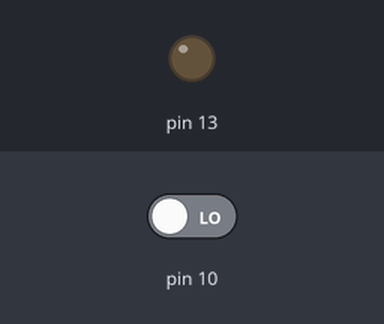
A sketch run on a simulated Arduino Uno, built with avr-gcc and run on an emulated ATmega328P. On the bench: output pins drawn as LEDs (lit = HIGH). Inputs (shaded band) come from the test bench; at power-on: pin 10 LOW.

Above: at 0.8 s.
0.9 s: pin 10 driven HIGH
At 2.7 s:
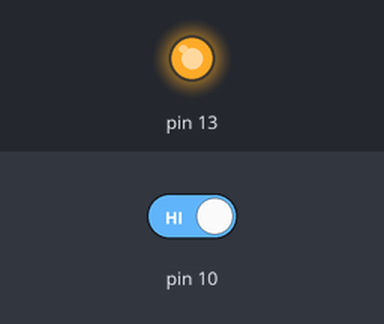
3.9 s: pin 10 driven LOW
At 4.6 s:
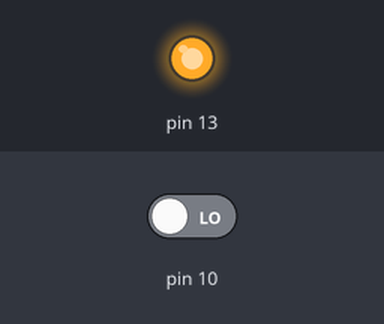
Timing chart, 0 to 6.9 s (numbered marks = the images above; inputs shaded):
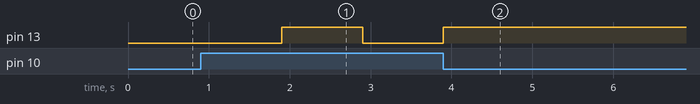

The sketch:

embeddedC.ino
```cpp
#include <avr/io.h>

int main()
{
  DDRB |= 0x20; // ~ LPC_GPIO0->DIR O/P pin
  while(1){
    if(PINB & (1 << PB2)){
      _delay_ms(1000);
      PORTB ^= (1 << PB5);
    }
  }
}
```

Measured:
- after the input at 0.9 s, pin 13: LOW → HIGH after 1.0 s, → LOW 1.0 s later
- after the input at 3.9 s, pin 13: goes on until 3.9 s, then stays HIGH
